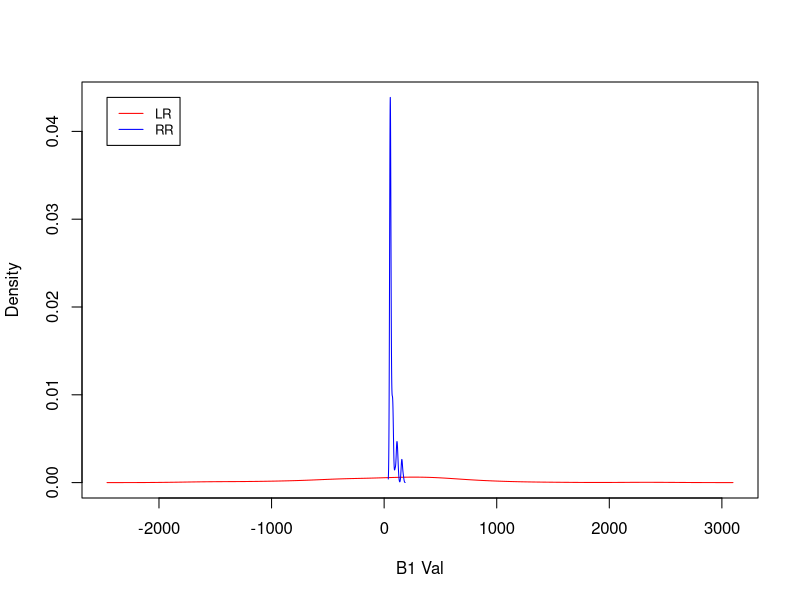

Recreate this plot in R.
## ---- chunk 1
data <- read.csv("applications.train.csv")
installIfAbsentAndLoad <- function(neededVector) {
  for(thispackage in neededVector) {
    if( ! require(thispackage, character.only = T) )
    { install.packages(thispackage)}
    require(thispackage, character.only = T)
  }
}
needed <- c("leaps", "ISLR", "glmnet")  
installIfAbsentAndLoad(needed)
## ---- chunk 2
n <- 100
linearbetavals <- rep(1:n)
for(i in 1:n){
  choose <- sample(c(1:nrow(data)), 25)
  data.sample <- data[choose,]
  linearmodel <- lm(Applications ~., data = data.sample)
  linearbetavals[i] <- linearmodel$coefficients[2]
}
d <- density(linearbetavals)
#plot(d, col = 'red')
## ---- chunk 3
ridgebetavals <- rep(1:n)
for(i in 1:n){
  x <- model.matrix(Applications ~ ., data = data)[, -1]     #We omit the intercept
  y <- data$Applications
  train <- sample(1:nrow(data), 25)
  cv <- cv.glmnet(x[train,],y[train],alpha=0)
  bestlam <- cv$lambda.min
  apps <- glmnet(x,y,alpha=0)
  coeffs <- predict(apps,type="coefficients",s=bestlam)[1:17,]
  ridgebetavals[i] <- coeffs[2]
}
density <- density(ridgebetavals)
#plot(density, col = 'blue')
## ---- chunk 4
plot(range(min(d$x), max(d$x)), range(0, max(density$y)), type = "n", xlab = "B1 Val",
ylab = "Density")
lines(d, col = "red")
lines(density, col = "blue")
legend(min(d$x), max(density$y), legend=c("LR", "RR"), col=c("red", "blue"), lty = 1:1, cex=0.8)

## ---- chunk 5
mean <- c(mean(ridgebetavals), mean(linearbetavals))
sd <- c(sd(ridgebetavals), sd(linearbetavals))
type <- factor(c('ridgereg', 'linreg'))
data.frame(type = type, mean = mean, sd = sd)
